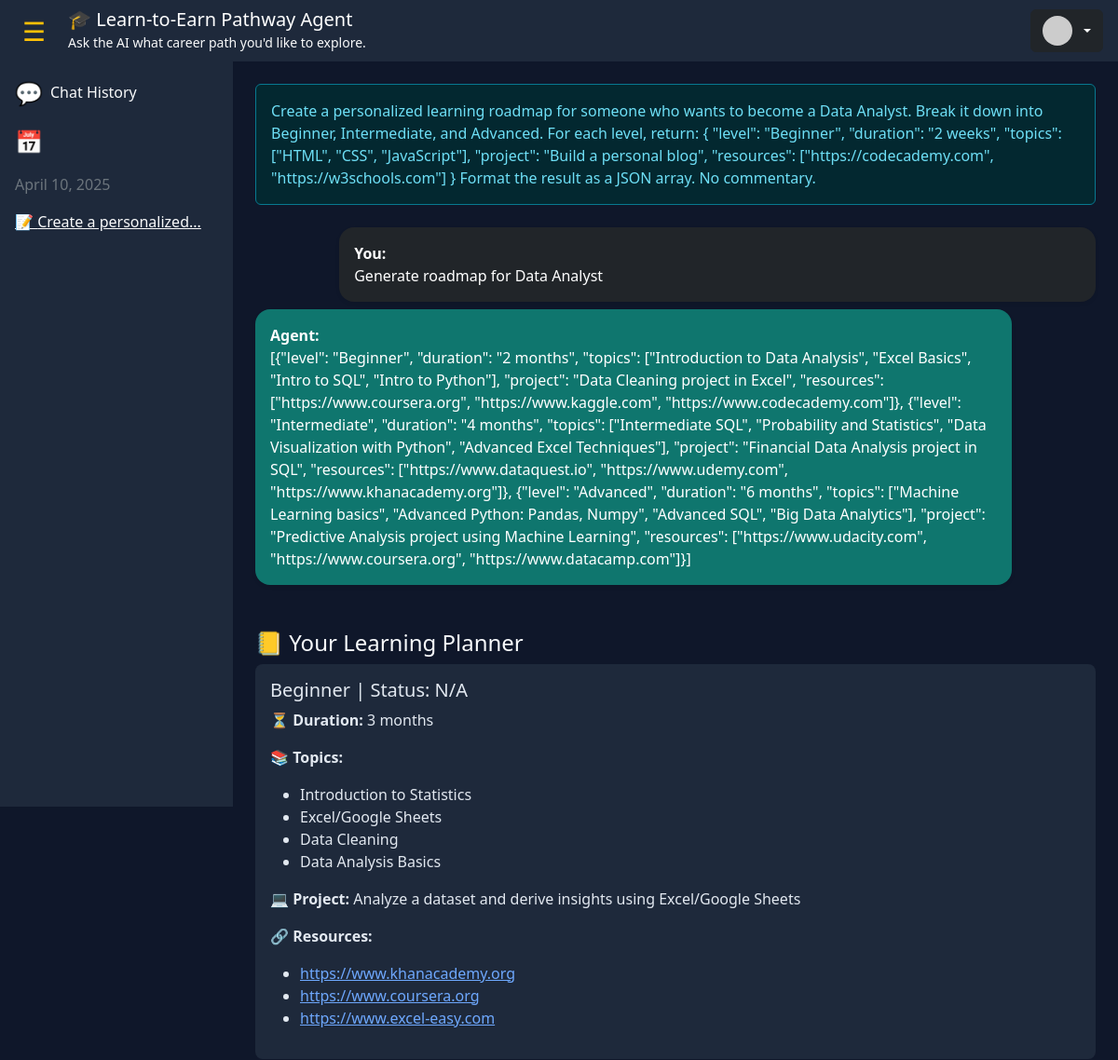
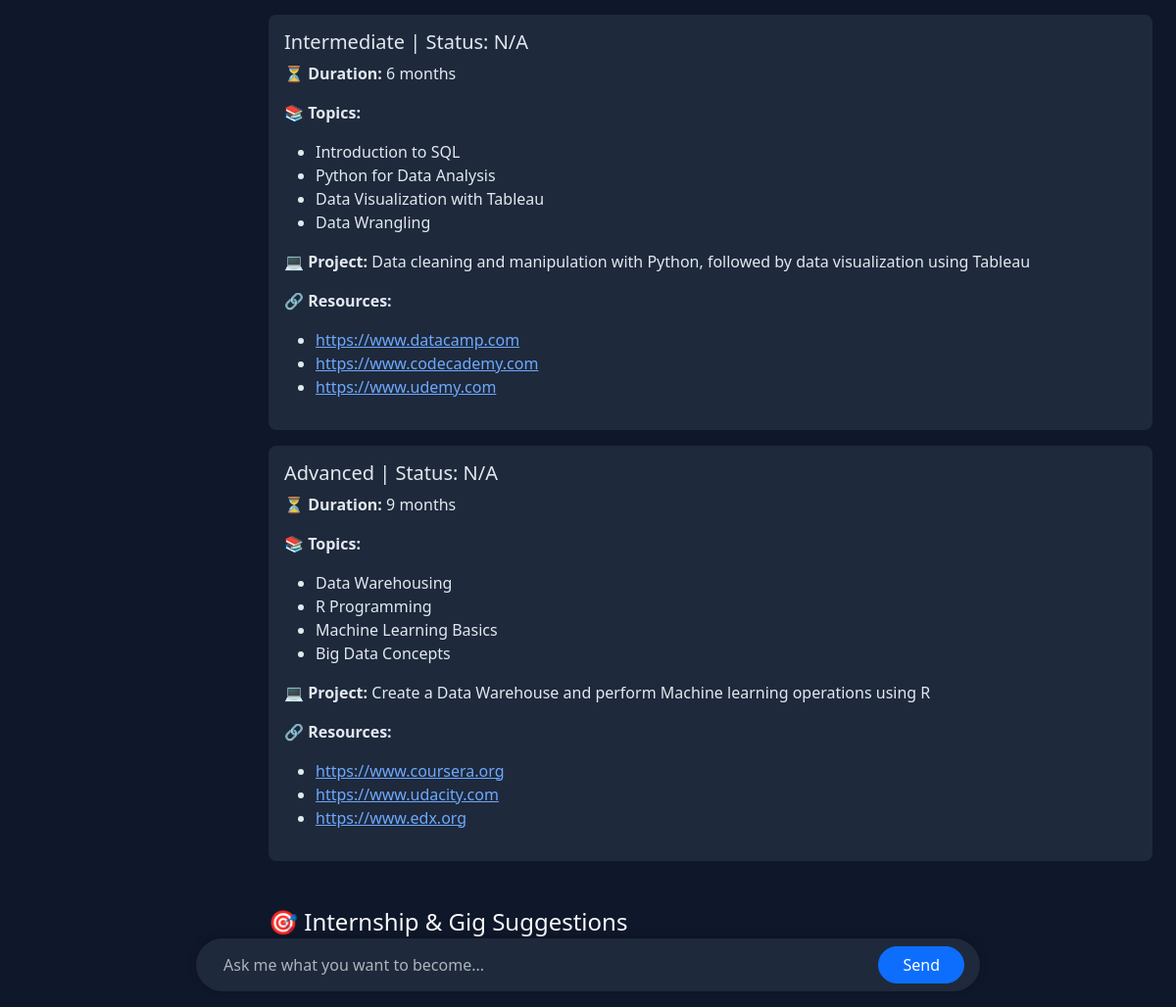
Page /dashboard?chat_id=1 (signed in) on the committed database (2 pictures, top to bottom).
### tables this page shows
CREATE TABLE chats (
        id INTEGER PRIMARY KEY AUTOINCREMENT,
        username TEXT,
        message TEXT,
        response TEXT,
        timestamp DATETIME DEFAULT CURRENT_TIMESTAMP
    );

### app.py (the view, shortened to what this page needs)
@app.route("/dashboard", methods=['GET', 'POST'])
def dashboard():
    if 'username' not in session:
        return redirect(url_for('login'))
    username = session['username']
    message = None
    roadmap = []
    selected_chat = None
    chat_entries = []
    career = request.form.get('career_query', 'Data Analyst')
    conn = get_db()
    c = conn.cursor()
    c.execute("""CREATE TABLE IF NOT EXISTS roadmap_progress (
        id INTEGER PRIMARY KEY AUTOINCREMENT,
        username TEXT,
        career TEXT,
        level TEXT,
        status TEXT,
        start_date DATE,
        end_date DATE
    )""")
    c.execute("""CREATE TABLE IF NOT EXISTS chats (
        id INTEGER PRIMARY KEY AUTOINCREMENT,
        username TEXT,
        message TEXT,
        response TEXT,
        timestamp DATETIME DEFAULT CURRENT_TIMESTAMP
    )""")
    c.execute("SELECT response FROM chats WHERE username = ? AND message LIKE ? ORDER BY timestamp DESC LIMIT 1",
              (username, f"%{career}%"))
    chat_data = c.fetchone()
    if chat_data:
        try:
            roadmap = json.loads(chat_data[0])
        except json.JSONDecodeError:
            roadmap = []
    c.execute("SELECT level, status, start_date, end_date FROM roadmap_progress WHERE username = ? AND career = ?",
              (username, career))
    progress = c.fetchall()
    c.execute("SELECT id, message, timestamp FROM chats WHERE username = ? ORDER BY timestamp DESC", (username,))
    chat_entries = c.fetchall()
    selected = request.args.get('chat_id')
    if selected:
        c.execute("SELECT message, response FROM chats WHERE id = ?", (selected,))
        selected_chat = c.fetchone()
    grouped_chats = defaultdict(list)
    for chat_id, message, timestamp in chat_entries:
        date_key = datetime.strptime(timestamp, "%Y-%m-%d %H:%M:%S").strftime("%B %d, %Y")
        grouped_chats[date_key].append({
            "id": chat_id,
            "summary": message[:30] + "...",
            "timestamp": timestamp
        })
    conn.close()
    return render_template('dashboard.html', username=username, message=message,
                           roadmap=roadmap, progress=progress,
                           career=career, chat_entries=chat_entries,
                           selected_chat=selected_chat, grouped_chats=grouped_chats)

### app.py (called while the page is built)
def get_db():
    return sqlite3.connect(DB_PATH)

### templates/dashboard.html (shortened to what this page needs)
<!DOCTYPE html>
<html lang="en" data-bs-theme="dark">
<head>
  <link href="https://cdn.jsdelivr.net/npm/bootstrap@5.3.2/dist/css/bootstrap.min.css" rel="stylesheet"/>
</head>
<body>
  <nav class="navbar d-flex justify-content-between align-items-center px-3 py-2">
    <div class="d-flex align-items-center gap-3">
      <button id="toggleSidebarBtn" class="btn btn-sm text-warning fs-3">☰</button>
      <div>
        <h5 class="mb-0 text-white">🎓 Learn-to-Earn Pathway Agent</h5>
        <small class="text-light">Ask the AI what career path you'd like to explore.</small>
      </div>
    </div>
    <div class="dropdown">
      <button class="btn btn-dark dropdown-toggle d-flex align-items-center gap-2" type="button" id="profileDropdown" data-bs-toggle="dropdown" aria-expanded="false">
        <img src="https://ui-avatars.com/api/?name={{ username }}&background=random&color=fff&size=32" class="avatar" alt="Avatar" />
      </button>
    </div>
  </nav>
  <div class="container-fluid">
    <div class="row">
      <div class="col-auto sidebar" id="sidebar">
        <div class="text-light mb-3 d-flex align-items-center">
          <span class="me-2 icon-only">💬</span>
          <h6 class="mb-0">Chat History</h6>
        </div>
        {% for date, chats in grouped_chats.items() %}
          <p class="text-secondary icon-only">📅</p>
          <p class="text-secondary">{{ date }}</p>
          {% for chat in chats %}
            <p>
              <a href="/dashboard?chat_id={{ chat.id }}" class="text-light">📝 {{ chat.summary }}</a>
            </p>
          {% endfor %}
        {% endfor %}
      </div>
      <div class="col p-4" id="main-content">
        {% if message %}
          <div class="alert alert-info">{{ message }}</div>
        {% endif %}
        {% if selected_chat %}
          <div class="mt-4">
            <div class="mb-2">
              <div class="bg-dark text-white p-3 rounded-4 shadow-sm" style="max-width: 90%; margin-left: auto;">
                <strong>You:</strong><br>{{ selected_chat[0] }}
              </div>
            </div>
            <div class="mb-2">
              <div class="bg-info text-white p-3 rounded-4 shadow-sm" style="max-width: 90%; margin-right: auto; background-color: #0f766e !important;">
                <strong>Agent:</strong><br>{{ selected_chat[1] }}
              </div>
            </div>
          </div>
        {% endif %}
        <h4 class="mt-5">📒 Your Learning Planner</h4>
        {% for item in roadmap %}
          {% set level_info = None %}
          {% for lvl in progress %}
            {% if lvl[0] == item['level'] %}
              {% set level_info = lvl %}
            {% endif %}
          {% endfor %}
          <div class="planner-card">
            <h5>{{ item.level }} | Status: {{ level_info[1].capitalize() if level_info else 'N/A' }}</h5>
            <p><strong>⏳ Duration:</strong> {{ item.duration }}</p>
            <p><strong>📚 Topics:</strong></p>
            <ul>{% for topic in item.topics %}<li>{{ topic }}</li>{% endfor %}</ul>
            <p><strong>💻 Project:</strong> {{ item.project }}</p>
            <p><strong>🔗 Resources:</strong></p>
            <ul>{% for res in item.resources %}<li><a href="{{ res }}" target="_blank">{{ res }}</a></li>{% endfor %}</ul>
          </div>
        {% endfor %}
        <h4 class="mt-5">🎯 Internship & Gig Suggestions</h4>
        <p>We'll match you with real opportunities based on your progress soon!</p>
      </div>
    </div>
  </div>
  <div class="chat-box d-flex justify-content-center">
    <form method="POST">
      <input type="text" name="career_query" class="form-control border-0 bg-transparent text-light" placeholder="Ask me what you want to become..." />
      <button name="generate" value="1" class="btn btn-primary rounded-pill px-4">Send</button>
    </form>
  </div>
</body>
</html>

### templates/dashboard.html (style rules this page uses)
body { background-color: #0f172a; color: #f8fafc; overflow-x: hidden; }
.sidebar { background-color: #1e293b; height: 100vh; padding: 1rem; width: 250px; transition: width 0.3s ease; overflow-x: hidden; }
.sidebar h6, .sidebar p, .sidebar a { transition: opacity 0.3s ease; }
.icon-only { font-size: 1.5rem; display: block; opacity: 1; }
.navbar { position: sticky; top: 0; z-index: 1001; background-color: #1e293b; }
.planner-card { background-color: #1e293b; padding: 1rem; border-radius: 0.5rem; margin-bottom: 1rem; color: #e2e8f0; }
.chat-box { position: fixed; bottom: 0; width: 100%; background-color: transparent; padding: 1rem; z-index: 1050; }
.chat-box form { display: flex; gap: 10px; width: 80%; max-width: 800px; margin: auto; background-color: #1e293b; border-radius: 999px; padding: 0.5rem 1rem; box-shadow: 0 -2px 10px rgba(0, 0, 0, 0.2); }
.chat-box input[type="text"] { flex-grow: 1; border: none; background: transparent; color: #f8fafc; }
.avatar { border-radius: 50%; width: 32px; height: 32px; }
#toggleSidebarBtn { background: none; border: none; color: #facc15; font-size: 1.5rem; cursor: pointer; }

### rows in the picture
chats: summary "Create a personalized...", message "Create a personalized learning roadmap for someone who wants to become a Data Analyst. Break it down into Beginner, Intermediate, and Advanced. For each level, return: { \"level\": \"Beginner\", \"duration\": \"2 weeks\", \"topics\": [\"HTML\", \"CSS\", \"JavaScript\"], \"project\": \"Build a personal blog\", \"resources\": [\"https://codecademy.com\", \"https://w3schools.com\"] } Format the result as a JSON array. No commentary."
chats: message "Generate roadmap for Data Analyst", response "[{\"level\": \"Beginner\", \"duration\": \"2 months\", \"topics\": [\"Introduction to Data Analysis\", \"Excel Basics\", \"Intro to SQL\", \"Intro to Python\"], \"project\": \"Data Cleaning project in Excel\", \"resources\": [\"https://www.coursera.org\", \"https://www.kaggle.com\", \"https://www.codecademy.com\"]}, {\"level\": \"Intermediate\", \"duration\": \"4 months\", \"topics\": [\"Intermediate SQL\", \"Probability and Statistics\", \"Data Visualization with Python\", \"Advanced Excel Techniques\"], \"project\": \"Financial Data Analysis project in SQL\", \"resources\": [\"https://www.dataquest.io\", \"https://www.udemy.com\", \"https://www.khanacademy.org\"]}, {\"level\": \"Advanced\", \"duration\": \"6 months\", \"topics\": [\"Machine Learning basics\",…"

### other values in the picture
{{ date }} "April 10, 2025"
{{ item.level }} "Beginner" "Intermediate" "Advanced"
{{ level_info[1].capitalize() if level_info else 'N/A' }} "N/A" "N/A" "N/A"
{{ item.duration }} "3 months" "6 months" "9 months"
{{ topic }} "Introduction to Statistics" "Excel/Google Sheets" "Data Cleaning" "Data Analysis Basics" "Introduction to SQL" "Python for Data Analysis" "Data Visualization with Tableau" "Data Wrangling" "Data Warehousing" "R Programming" "Machine Learning Basics" "Big Data Concepts"
{{ item.project }} "Analyze a dataset and derive insights using Excel/Google Sheets" "Data cleaning and manipulation with Python, followed by data visualization using Tableau" "Create a Data Warehouse and perform Machine learning operations using R"
{{ res }} "https://www.khanacademy.org" "https://www.coursera.org" "https://www.excel-easy.com" "https://www.datacamp.com" "https://www.codecademy.com" "https://www.udemy.com" "https://www.coursera.org" "https://www.udacity.com" "https://www.edx.org"
